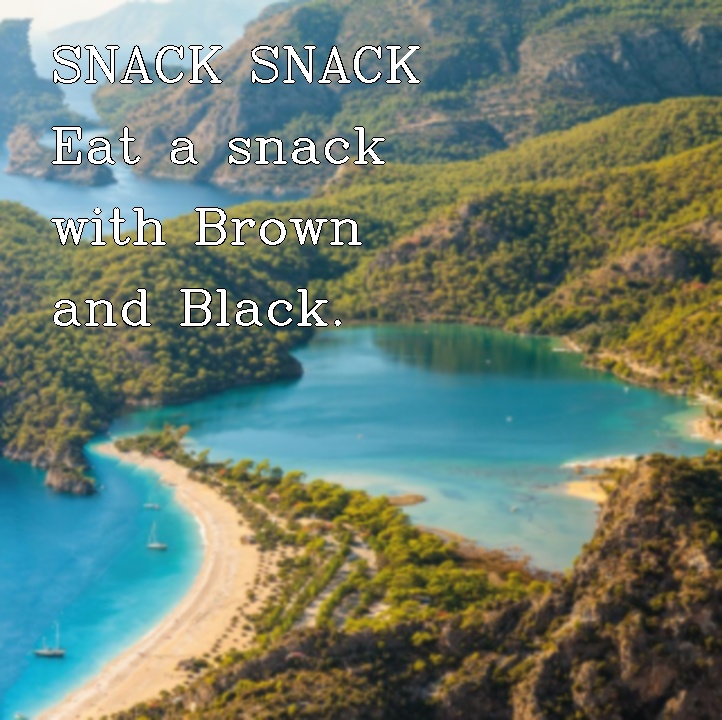
#> input picture 1490378091.jpgmotivational_img.jpg, 722 x 720 px
$ python -i generate_images.py   (imports and definitions only)
#> lines starting #> are read from the running program, lines starting #| are printed output that depends on the picture
#> further down, picture is the input picture: shape (720, 722, 3); mean B, G, R 112.2, 125, 107.8
from skimage import transform
from skimage import filters
from skimage import img_as_ubyte
import cv2
# import argparse
import numpy as np
import imutils

# [6 lines of commented-out code are left out]


def carve_image(img, size = 480, target_size = 720):
#> called with size = 480, target_size = 720
    width, height = img.shape[1], img.shape[0]
#> width = 722; height = 720

    direction = 'vertical'

    rotate = False
    if width < height:
        rotate = True
        img = imutils.rotate_bound(img, 90)

    if height > size:
        img = cv2.resize(img, None, fx=size/height, fy=size/height, interpolation=cv2.INTER_AREA)
        width, height = img.shape[1], img.shape[0]
#> width = 481; height = 480

    seams_to_remove = max([width, height]) - min([width, height])
#> seams_to_remove = 1

    normal_resize = cv2.resize(img, None, fx=height/width, fy=1, interpolation=cv2.INTER_AREA)

    gray = cv2.cvtColor(img, cv2.COLOR_BGR2GRAY)
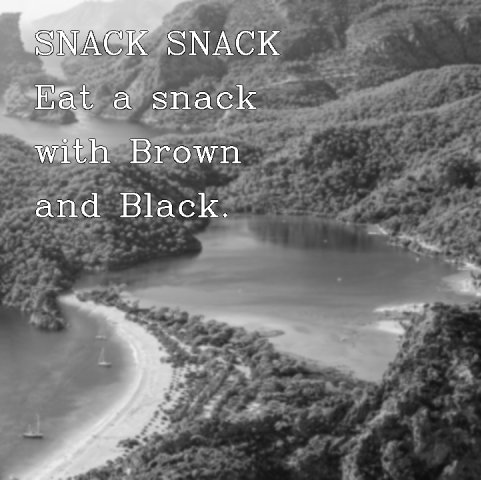
#> gray: shape (480, 481); min 0, max 255, mean 118.4
    mag = filters.sobel(gray.astype('float'))
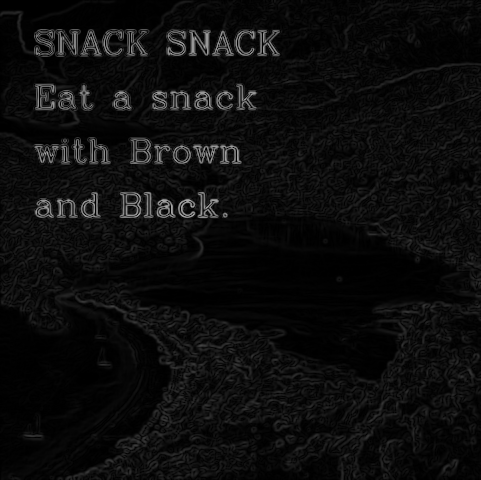
#> mag: shape (480, 481) float64; min 0, max 172, mean 13.1

    for numSeams in range(1, seams_to_remove):
        try:
            carved = img_as_ubyte(carved)
            gray = cv2.cvtColor(carved, cv2.COLOR_BGR2GRAY)
            mag = filters.sobel(gray.astype('float'))
            carved = transform.seam_carve(carved, mag, direction, 1)
        except:
            carved = transform.seam_carve(img, mag, direction, numSeams)

#> (the run stopped early here; a loop or call above may not have finished)

$ run again, on 30-8919831_uploadsmember136628yourshot-136628-8919831jpg_qftcyvx4ghhkejyf6yrbtvtgllp3eflutfvvbpyjwjhzlmh4iziq_1800x1260.ngsversion.1492194608912.adapt.1900.1.jpgmotivational_img.jpg
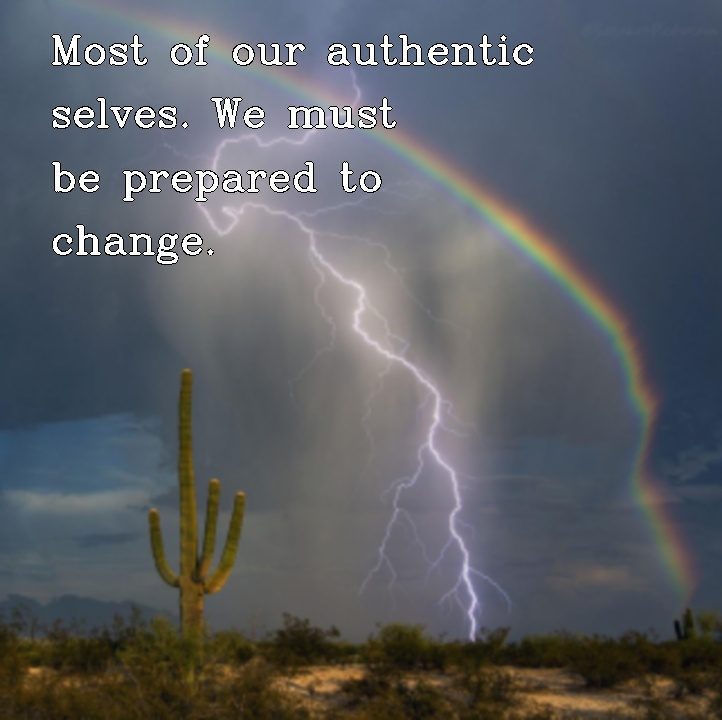
#> input picture 30-8919831_uploadsmember136628yourshot-136628-8919831jpg_qftcyvx4ghhkejyf6yrbtvtgllp3eflutfvvbpyjwjhzlmh4iziq_1800x1260.ngsversion.1492194608912.adapt.1900.1.jpgmotivational_img.jpg, 722 x 720 px
#> picture is the input picture: shape (720, 722, 3); mean B, G, R 99.8, 94.5, 91.2
#> in carve_image, `gray = cv2.cvtColor(img, cv2.COLOR_BGR2GRAY)`:
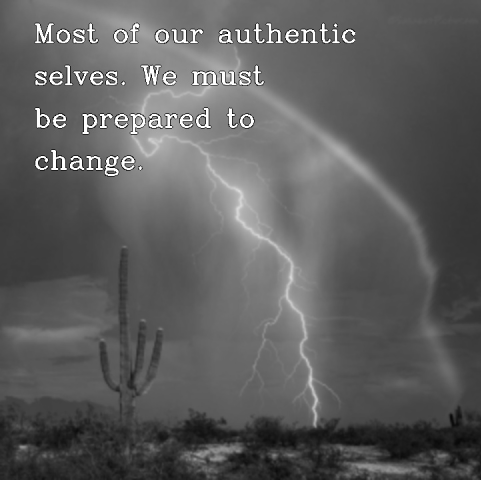
#> gray: shape (480, 481); min 0, max 255, mean 94.1
#> in carve_image, `mag = filters.sobel(gray.astype('float'))`:
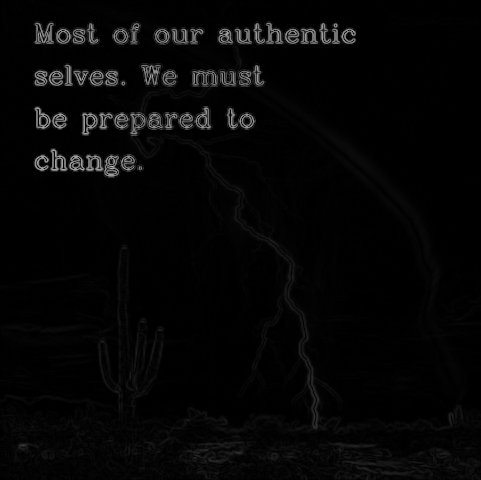
#> mag: shape (480, 481) float64; min 0, max 180.9, mean 6.1
